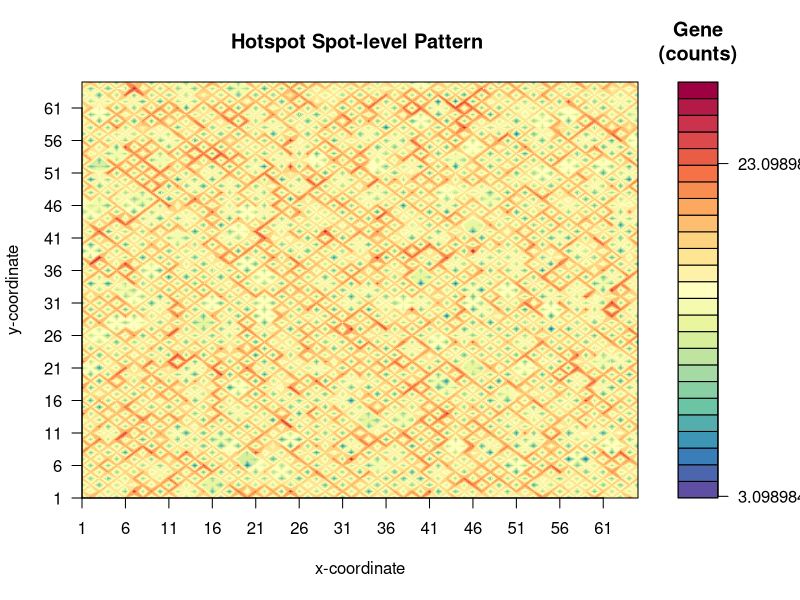

Here is the R script that generated this plot:
#start
library(RColorBrewer)
library(gplots)
library(MASS)
myPalette <- colorRampPalette(rev(brewer.pal(11, "Spectral")))

#Hotspot：y1,y2:coordinates of index spot
#2x-1:length of rectangular with pattern, x should be odd number. x-1 need to be divide by k.
#k:thinkness of every layer
#r:change rate
#n: peak correlation
#l:length of background rect.
#mn1,mn2:mean of biviriate normal
#v1,v2:variance of biviriate normal (assuming unequal variance)
kernalv1<-function(y1,y2,x,k,r,n,mn1,mn2,v1,v2,l){
  set.seed(104)
  aresult<-matrix(rep(0,(l^2)),nrow=l,ncol=l)
  result<-matrix(rep(0,(2*x-1)^2),nrow=2*x-1,ncol=2*x-1)
  result[x,x]<-n
  # x-1 has to be divided by k
  #four corner on every k "layer"
  for (t in (0:((x-1)/k-1))) {
    result[x-(t+1)*k,x+(t+1)*k]<-(1/r)*result[x-t*k,x+t*k]
    result[x+(t+1)*k,x+(t+1)*k]<-(1/r)*result[x+t*k,x+t*k]
    result[x-(t+1)*k,x-(t+1)*k]<-(1/r)*result[x-t*k,x-t*k]
    result[x+(t+1)*k,x-(t+1)*k]<-(1/r)*result[x+t*k,x-t*k]
    #four corner on every layer between k-1 and k    
    for (i in (0:(k-1))) {
      result[x-(t+1)*k+i,x+(t+1)*k-i]<-result[x-(t+1)*k,x+(t+1)*k]
      result[x+(t+1)*k-i,x+(t+1)*k-i]<-result[x+(t+1)*k,x+(t+1)*k]
      result[x-(t+1)*k+i,x-(t+1)*k+i]<-result[x-(t+1)*k,x-(t+1)*k]
      result[x+(t+1)*k-i,x-(t+1)*k+i]<-result[x+(t+1)*k,x-(t+1)*k]
      #every line aligned to the corner (clockwisely)  
      for (j in (1:(2*((t+1)*k-i)-1))) {
        result[x-(t+1)*k+i+j,x+(t+1)*k-i] <-result[x-(t+1)*k+i,x+(t+1)*k-i]
        result[x+(t+1)*k-i,x+(t+1)*k-i-j] <-result[x+(t+1)*k-i,x+(t+1)*k-i]
        result[x-(t+1)*k+i,x-(t+1)*k+i+j] <-result[x-(t+1)*k+i,x-(t+1)*k+i]
        result[x+(t+1)*k-i-j,x-(t+1)*k+i] <-result[x+(t+1)*k-i,x-(t+1)*k+i]
      }
    }
  }
#correlation pattern
  generate<-function(r){
    cov<-matrix(nrow=2,ncol=2)
    diag(cov)<-c(v1,v2)
    cov[1,2]<-r*sqrt(cov[1,1])*sqrt(cov[2,2])
    cov[2,1]<-cov[1,2]
    g<-mvrnorm(n=1,mu=as.vector(c(mn1,mn2)),Sigma=cov)
  }
  cresult<-sapply(result,generate)
  dresult<-matrix(cresult,nrow=2*x-1,ncol=2*x-1,byrow=T)
  
  aresult[y1,y2]<-dresult[x,x]
  for (i in (0:min(c((y1-1),(x-1))))){
    aresult[y1-i,y2]<-dresult[x-i,x]
    for (j in (0:min(c((y2-1),(x-1))))){
      aresult[y1-i,y2-j]<-dresult[x-i,x-j]
    }
    for (t in (0:min(c((l-y2),(x-1))))){
      aresult[y1-i,y2+t]<-dresult[x-i,x+t]
    }
  }
  for (s in (0:min(c((l-y1),(x-1))))){
    aresult[y1+s,y2]<-dresult[x+s,x]
    for (j in (0:min(c((y2-1),(x-1))))){
      aresult[y1+s,y2-j]<-dresult[x+s,x-j]
    }
    for (t in (0:min(c((l-y2),(x-1))))){
      aresult[y1+s,y2+t]<-dresult[x+s,x+t]
    }
  }
  graph<-filled.contour(x = 1:nrow(aresult),y = 1:ncol(aresult),
                        z = aresult, color.palette = myPalette,
                        plot.title = title(main = "Hotspot Spot-level Pattern ",
                                           xlab = "x-coordinate",ylab = "y-coordinate"),
                        plot.axes = {axis(1, seq(1, ncol(aresult), by = 5))
                          axis(2, seq(1, nrow(aresult), by = 5))},
                        key.title = title(main="Gene\n(counts)"),
                        key.axes = axis(4, seq(min(aresult), max(aresult), by = 20)),
  )
  finalresult<-list(aresult,graph)
  return(finalresult)
}
#example of kernal1
k11<-kernalv1(20,30,60,2,1.1,1,10,20,4,5,65)
